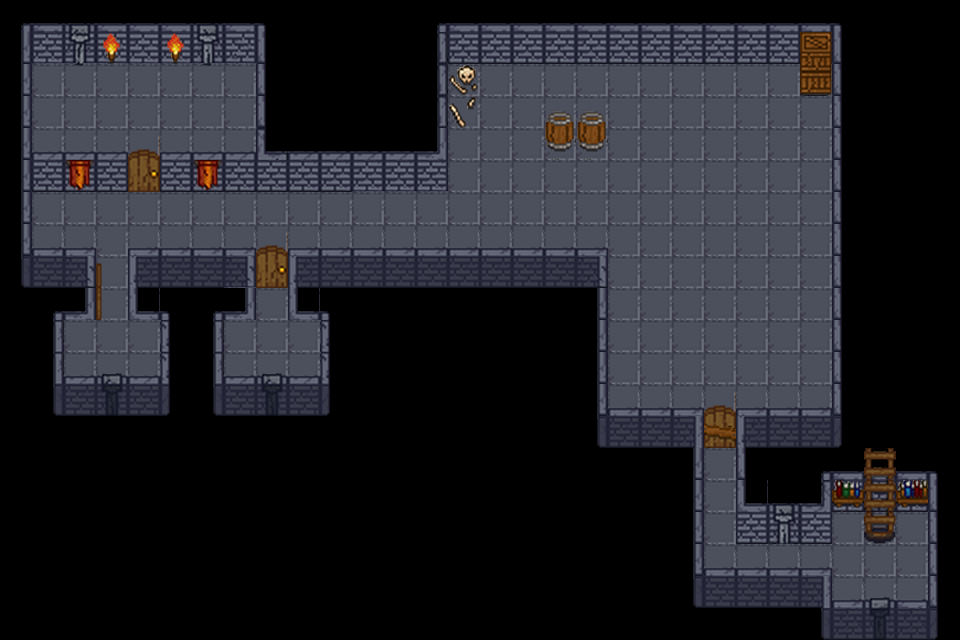

This is a level from a 2D game, rendered from its Tiled map with the project's own tilesets. A one-line summary and the map file follow, with tile-layer data summarised:
An orthogonal 30x20 tile map with 32x32 px tiles, 6 tile layers (floor, walls, doors, doors_lock, ...), 8 tilesets and 1 object.

<map version="1.9" tiledversion="1.9.2" orientation="orthogonal" renderorder="right-down" width="30" height="20" tilewidth="32" tileheight="32" infinite="0" nextlayerid="9" nextobjectid="1">
 <tileset firstgid="1" name="Walls" tilewidth="32" tileheight="32" tilecount="117" columns="9">
  <image source="../assets/Mini_Dungeon_v1.0/Tilesets/Walls.png" width="288" height="416" />
  <tile id="10">
   <objectgroup draworder="index" id="2">
    <object id="1" x="0" y="0" width="32" height="32" />
   </objectgroup>
  </tile>
 </tileset>
 <tileset firstgid="118" name="Door_1" tilewidth="32" tileheight="32" tilecount="4" columns="2">
  <image source="../assets/Mini_Dungeon_v1.0/Tilesets/Door_1.png" width="64" height="64" />
 </tileset>
 <tileset firstgid="122" name="Door_2" tilewidth="32" tileheight="32" tilecount="4" columns="2">
  <image source="../assets/Mini_Dungeon_v1.0/Tilesets/Door_2.png" width="64" height="64" />
 </tileset>
 <tileset firstgid="126" name="DoubleDoor" tilewidth="32" tileheight="32" tilecount="8" columns="4">
  <image source="../assets/Mini_Dungeon_v1.0/Tilesets/DoubleDoor.png" width="128" height="64" />
 </tileset>
 <tileset firstgid="134" source="Floor32.tsx" />
 <tileset firstgid="138" name="Decor" tilewidth="32" tileheight="32" tilecount="81" columns="9">
  <image source="../assets/Mini_Dungeon_v1.0/Tilesets/Decor.png" width="288" height="288" />
 </tileset>
 <tileset firstgid="219" name="Chest_Closed" tilewidth="32" tileheight="32" tilecount="14" columns="7">
  <image source="../assets/Mini_Dungeon_v1.0/Objects/Chest_Closed.png" width="224" height="64" />
 </tileset>
 <tileset firstgid="233" name="Torch" tilewidth="32" tileheight="32" tilecount="8" columns="8">
  <image source="../assets/Mini_Dungeon_v1.0/Objects/Torch.png" width="256" height="32" />
 </tileset>
 <layer id="1" name="floor" width="30" height="20">
  <data>[600 cells, 199 non-empty, 1 distinct tile ids]</data>
 </layer>
 <layer id="2" name="walls" width="30" height="20">
  <data>[600 cells, 216 non-empty, 34 distinct tile ids]</data>
 </layer>
 <layer id="3" name="doors" width="30" height="20">
  <data>[600 cells, 8 non-empty, 4 distinct tile ids]</data>
 </layer>
 <layer id="8" name="doors_lock" width="30" height="20">
  <data>[600 cells, 1 non-empty, 1 distinct tile ids]</data>
 </layer>
 <layer id="6" name="chests" width="30" height="20">
  <data>[600 cells, 0 non-empty, 0 distinct tile ids]</data>
 </layer>
 <layer id="7" name="decor" width="30" height="20">
  <data>[600 cells, 17 non-empty, 12 distinct tile ids]</data>
 </layer>
</map>